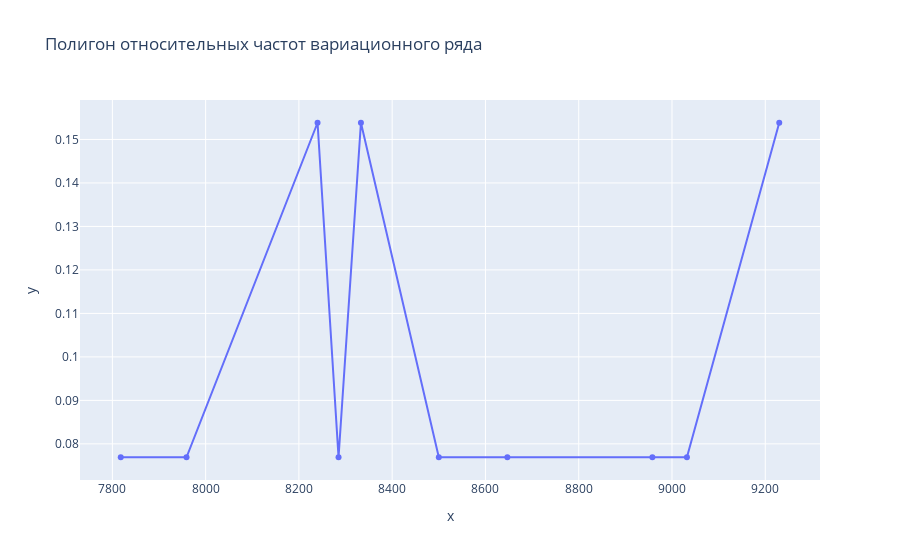

The cell this chart's notebook holds for it:
### Markdown cell above
### Полигон относительных частот вариационного ряда

### Code cell
fig = px.line(x=unique, y=rel_freq.iloc[0], markers=True, title='Полигон относительных частот вариационного ряда')
fig.show()

### Figure 1 — Plotly figure (JSON) as saved in the notebook; plotly's stock layout.template omitted (floating-point values rounded to 4 significant figures)
{"data": [{"hovertemplate": "x=%{x}<br>y=%{y}<extra></extra>", "legendgroup": "", "line": {"color": "#636efa", "dash": "solid"}, "marker": {"symbol": "circle"}, "mode": "lines+markers", "name": "", "orientation": "v", "showlegend": false, "type": "scatter", "x": [7818, 7959, 8240, 8285, 8333, 8500, 8647, 8958, 9032, 9230], "xaxis": "x", "y": [0.07692, 0.07692, 0.1538, 0.07692, 0.1538, 0.07692, 0.07692, 0.07692, 0.07692, 0.1538], "yaxis": "y"}], "layout": {"legend": {"tracegroupgap": 0}, "title": {"text": "Полигон относительных частот вариационного ряда"}, "xaxis": {"anchor": "y", "domain": [0, 1], "title": {"text": "x"}}, "yaxis": {"anchor": "x", "domain": [0, 1], "title": {"text": "y"}}}}
